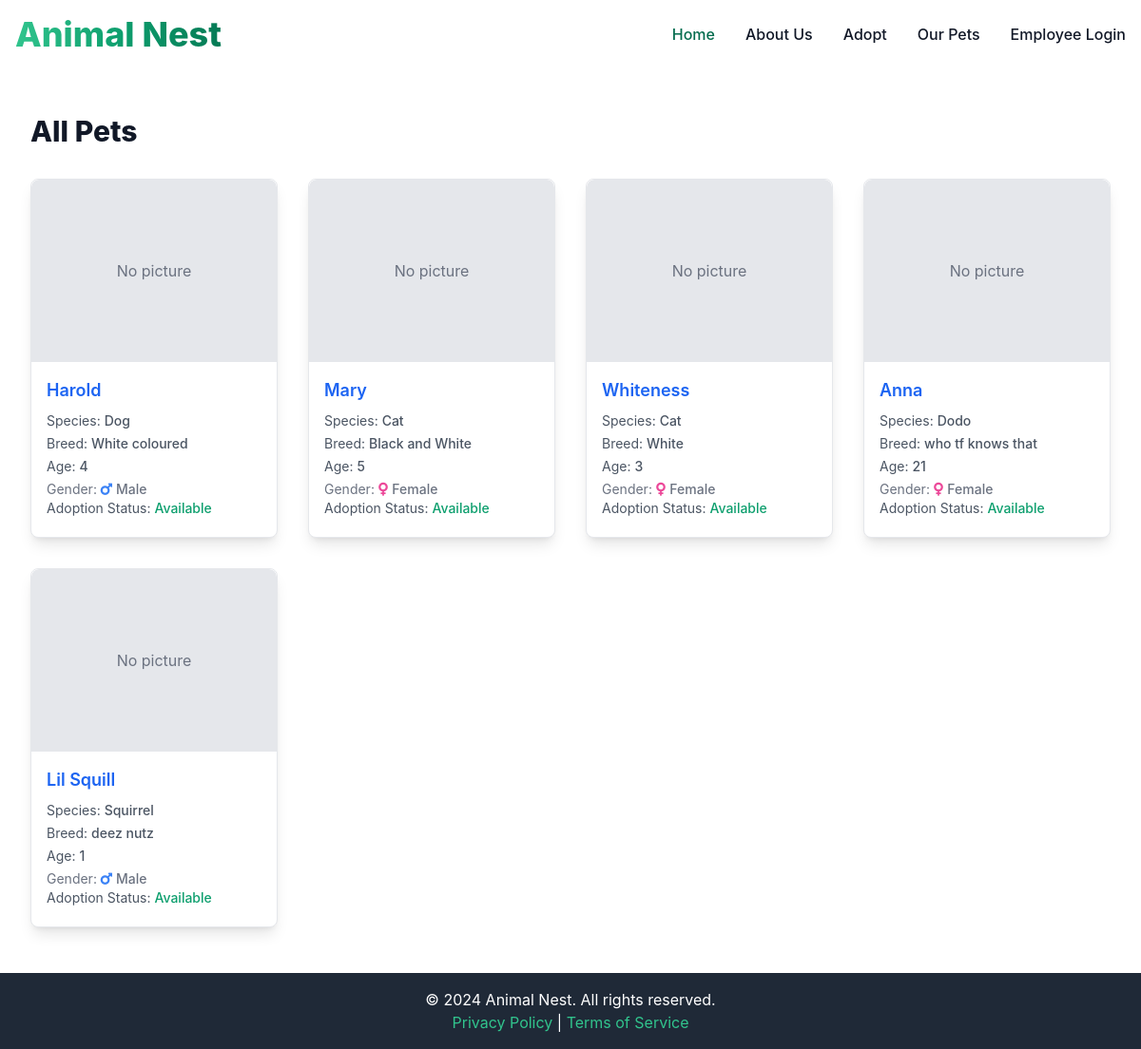
/pets/, run on the app's committed database.
### app/models.py (models this page shows, shortened)
class Pet(models.Model):
    id = models.CharField(max_length=50, primary_key=True, editable=False)
    name = models.CharField(max_length=100)
    species = models.CharField(max_length=50)
    breed = models.CharField(max_length=50, blank=True, null=True)
    age = models.IntegerField(blank=True, null=True)
    gender = models.CharField(max_length=10, blank=True, null=True)
    date_of_arrival = models.DateField(default=timezone.now)
    adoption_status = models.CharField(max_length=20)
    picture = models.ImageField(upload_to='pets/', blank=True, null=True)

### app/views.py (the view)
# urls.py: path("pets/", views.pets, name="pets"),
def pets(request):
    available_pets = Pet.objects.filter(adoption_status='Available')
    return render(request, 'pets.html', {'pets': available_pets})

### templates/pets.html (shortened to what this page needs)
{% extends 'base.html' %}
{% block content %}
<div class="py-12 px-4 sm:px-6 lg:px-8">
    <div class="max-w-7xl mx-auto">
        <h2 class="text-3xl font-extrabold text-gray-900 mb-8">All Pets</h2>
        <div class="grid grid-cols-1 sm:grid-cols-2 md:grid-cols-3 lg:grid-cols-4 gap-8">
            {% for pet in pets %}
            <div class="bg-white border border-gray-200 rounded-lg shadow-lg hover:shadow-xl transition-shadow duration-300">
                <div class="relative overflow-hidden rounded-t-lg">
                    {% if pet.picture %}
                    <a href="{% url 'pet_profile' pet.id %}">
                        <img src="{{ pet.picture.url }}" alt="{{ pet.name }}" class="w-full h-48 object-cover rounded-t-lg transition-transform duration-300 transform hover:scale-105">
                    </a>
                        {% else %}
                        <div class="w-full h-48 bg-gray-200 rounded-t-lg flex items-center justify-center">
                            <span class="text-gray-500">No picture</span>
                        </div>
                    {% endif %}
                </div>
                <div class="p-4">
                    <h3 class="text-lg font-semibold text-gray-900 mb-2">
                        <a href="{% url 'pet_profile' pet.id %}" class="text-blue-600 hover:underline">{{ pet.name }}</a>
                    </h3>
                    <p class="text-sm text-gray-600 mb-1">Species: <span class="font-medium">{{ pet.species }}</span></p>
                    <p class="text-sm text-gray-600 mb-1">Breed: <span class="font-medium">{{ pet.breed }}</span></p>
                    <p class="text-sm text-gray-600 mb-1">Age: <span class="font-medium">{{ pet.age }}</span></p>
                    <p class="text-sm text-gray-500">Gender:
                        {% if pet.gender == 'Male' %}
                            <i class="fas fa-mars" style="color: #3b82f6;"></i> <span class="font-medium">{{ pet.gender }}</span>
                        {% elif pet.gender == 'Female' %}
                            <i class="fas fa-venus" style="color: #ec4899;"></i> <span class="font-medium">{{ pet.gender }}</span>
                        {% else %}
                            <span class="font-medium">Unknown</span>
                        {% endif %}
                    </p>
                    <p class="text-sm text-gray-600 mb-1">Adoption Status:
                        {% if pet.adoption_status == "Available" %}
                            <span class="text-green-500 font-medium">{{ pet.adoption_status }}</span>
                        {% elif pet.adoption_status == "Pending Adoption" %}
                            <span class="text-yellow-500 font-medium">{{ pet.adoption_status }}</span>
                        {% elif pet.adoption_status == "Adopted" %}
                            <span class="text-blue-500 font-medium">{{ pet.adoption_status }}</span>
                        {% elif pet.adoption_status == "Under Medical Care" %}
                            <span class="text-red-500 font-medium">{{ pet.adoption_status }}</span>
                        {% else %}
                            <span class="text-gray-500 font-medium">{{ pet.adoption_status }}</span>
                        {% endif %}
                    </p>
                </div>
            </div>
            {% empty %}
            <div class="col-span-full text-center text-sm text-gray-500">
                No pets available.
            </div>
            {% endfor %}
        </div>
    </div>
</div>
{% endblock %}

### templates/base.html (shortened to what this page needs)
<!DOCTYPE html>
<html lang="en">
<head>
    <link href="https://cdn.jsdelivr.net/npm/flowbite@2.5.1/dist/flowbite.min.css" rel="stylesheet" />
    <link rel="stylesheet" href="https://cdnjs.cloudflare.com/ajax/libs/font-awesome/6.0.0-beta3/css/all.min.css">
</head>
<body>
    <nav class="bg-white border-gray-200 dark:bg-gray-900 dark:border-gray-700">
        <div class="max-w-screen-xl flex flex-wrap items-center justify-between mx-auto p-4">
            <a href="/" class="flex items-center space-x-3 rtl:space-x-reverse">
                <span class="self-center text-4xl font-extrabold text-green-700 dark:text-green-300 bg-gradient-to-r from-green-400 via-green-500 to-green-600 text-transparent bg-clip-text">
                </span>
            </a>
            <div class="hidden w-full md:block md:w-auto" id="navbar-dropdown">
                <ul class="flex flex-col font-medium p-4 md:p-0 mt-4 border border-gray-100 rounded-lg bg-gray-50 md:space-x-8 rtl:space-x-reverse md:flex-row md:mt-0 md:border-0 md:bg-white dark:bg-gray-800 md:dark:bg-gray-900 dark:border-gray-700">
                    <li><a href="/" class="block py-2 px-3 text-white bg-green-700 rounded md:bg-transparent md:text-green-700 md:p-0 md:dark:text-green-500 dark:bg-green-600 md:dark:bg-transparent" aria-current="page">Home</a></li>
                    <li><a href="/about" class="block py-2 px-3 text-gray-900 rounded hover:bg-gray-100 md:hover:bg-transparent md:border-0 md:hover:text-green-700 md:p-0 dark:text-white md:dark:hover:text-green-500 dark:hover:bg-gray-700 dark:hover:text-white md:dark:hover:bg-transparent">About Us</a></li>
                    <li><a href="/adopter_login" class="block py-2 px-3 text-gray-900 rounded hover:bg-gray-100 md:hover:bg-transparent md:border-0 md:hover:text-green-700 md:p-0 dark:text-white md:dark:hover:text-green-500 dark:hover:bg-gray-700 dark:hover:text-white md:dark:hover:bg-transparent">Adopt</a></li>
                    <li><a href="/pets" class="block py-2 px-3 text-gray-900 rounded hover:bg-gray-100 md:hover:bg-transparent md:border-0 md:hover:text-green-700 md:p-0 dark:text-white md:dark:hover:text-green-500 dark:hover:bg-gray-700 dark:hover:text-white md:dark:hover:bg-transparent">Our Pets</a></li>
                    <li><a href="/employee_login" class="block py-2 px-3 text-gray-900 rounded hover:bg-gray-100 md:hover:bg-transparent md:border-0 md:hover:text-green-700 md:p-0 dark:text-white md:dark:hover:text-green-500 dark:hover:bg-gray-700 dark:hover:text-white md:dark:hover:bg-transparent">Employee Login</a></li>
                </ul>
            </div>
        </div>
    </nav>
    <main>
        {% block content %}
        {% endblock %}
    </main>
    <footer class="bg-gray-800 text-white py-4 text-center">
        <p>&copy; 2024 Animal Nest. All rights reserved.</p>
        <p>
            <a href="#" class="text-green-400 hover:underline">Privacy Policy</a> |
            <a href="#" class="text-green-400 hover:underline">Terms of Service</a>
        </p>
    </footer>
</body>
</html>

### data on the page
Pet: shows "No picture", name "Harold", species "Dog", breed "White coloured", age "4", gender "Male", adoption_status "Available"
Pet: shows "No picture", name "Mary", species "Cat", breed "Black and White", age "5", gender "Female", adoption_status "Available"
Pet: shows "No picture", name "Whiteness", species "Cat", breed "White", age "3", gender "Female", adoption_status "Available"
Pet: shows "No picture", name "Anna", species "Dodo", breed "who tf knows that", age "21", gender "Female", adoption_status "Available"
Pet: shows "No picture", name "Lil Squill", species "Squirrel", breed "deez nutz", age "1", gender "Male", adoption_status "Available"
